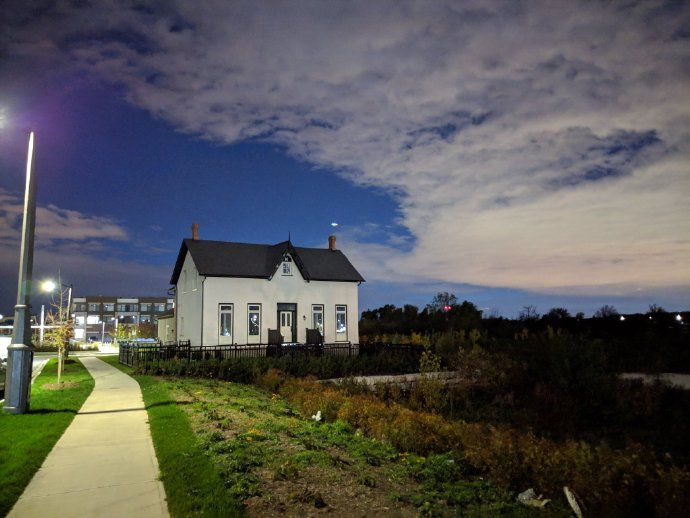
#> input picture image/house.jpg, 690 x 518 px, found by its file name
$ python test_01.py
#> lines starting #> are read from the running program, lines starting #| are printed output that depends on the picture
import numpy as np
import cv2
import matplotlib.pyplot as plt

o = cv2.imread(r'C:\Users\lenovo\Desktop\thing\project\image\house.jpg', cv2.IMREAD_GRAYSCALE)
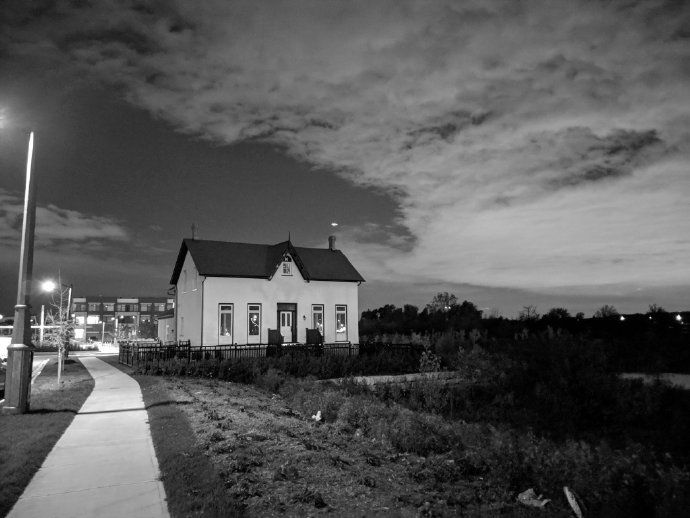
#> o: shape (518, 690); min 0, max 255, mean 87.2
plt.hist(o.ravel(), 256)
plt.show()
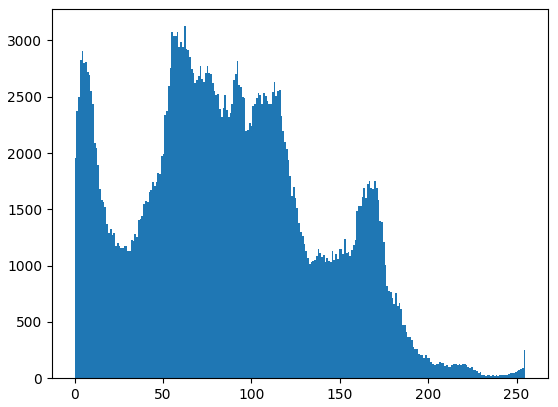
#> figure drawn by matplotlib, 1 panel; tallest bar 3127 high, from x = 61.76 to 62.75

$ run again, with image/cat.jpg copied over image/house.jpg
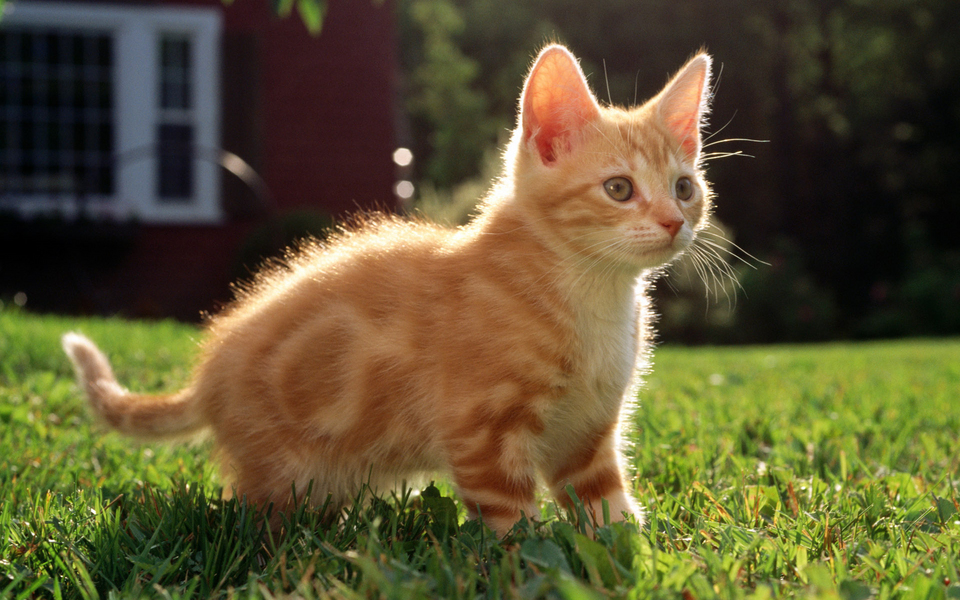
#> input picture image/cat.jpg, 960 x 600 px, found by its file name
#> `o = cv2.imread(r'C:\Users\lenovo\Desktop\thing\project\image\house.jpg..`:
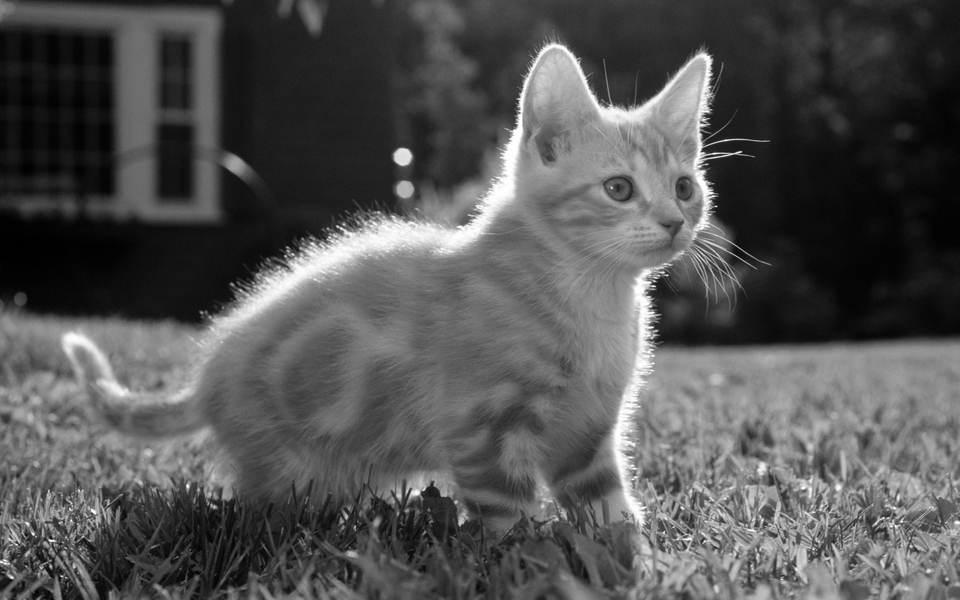
#> o: shape (600, 960); min 0, max 255, mean 83
#> `plt.show()`:
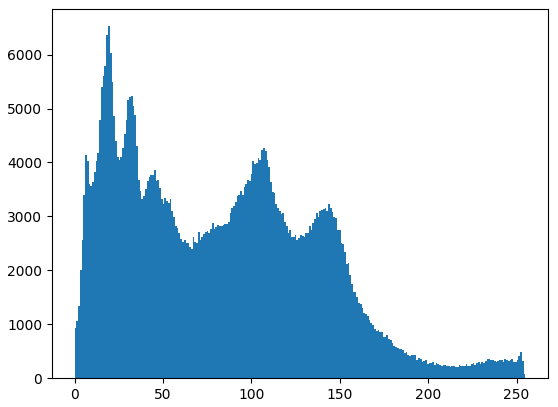
#> figure drawn by matplotlib, 1 panel; tallest bar 6526 high, from x = 18.93 to 19.92

$ run again, with image/ct_01.jpg copied over image/house.jpg
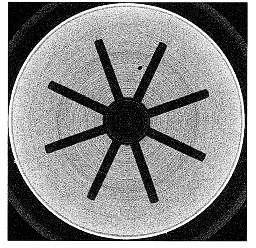
#> input picture image/ct_01.jpg, 256 x 248 px, found by its file name
#> o is the input picture: shape (248, 256); min 0, max 255, mean 137.9
#> `plt.show()`:
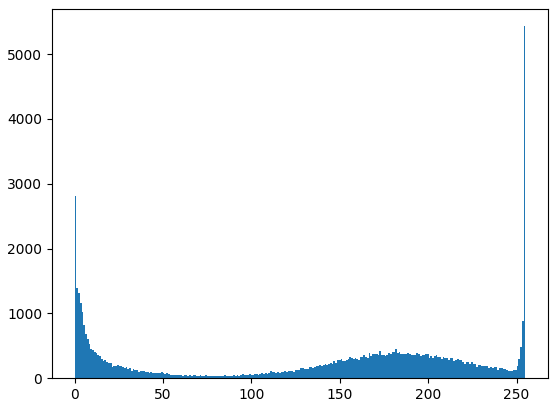
#> figure drawn by matplotlib, 1 panel; tallest bar 5430 high, from x = 254 to 255
